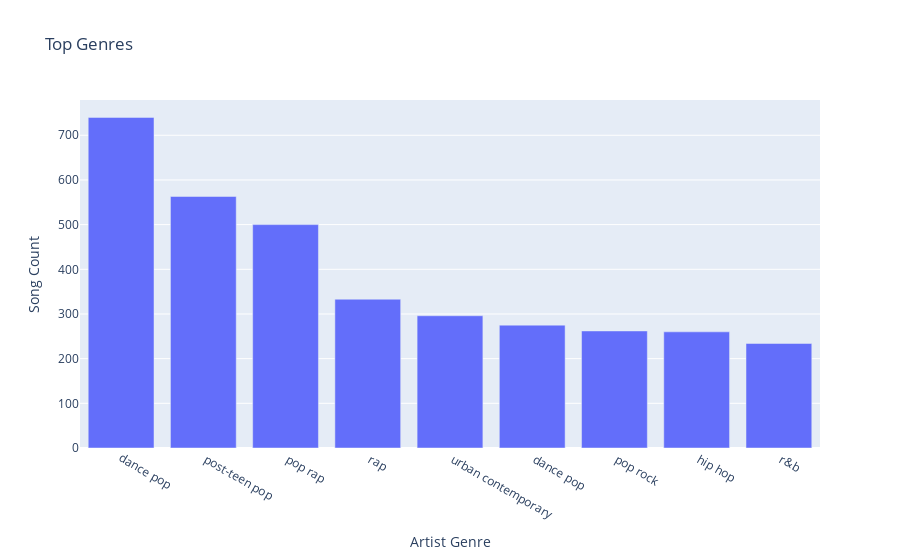

The notebook cell saved with this chart:
### Markdown cell above
# Sorted Bar Chart Viz

### Code cell
line_copy = top_songs.copy()

# The most popular genres throughout the years
# - With selection feature/slider feature for year
#   - Be able to select different time frames
#   - "Select all" option
# - Display top 10 genres sorted by the count
#Put all the genres into dictionary
genres = dict()
line_copy['artist_genre'] = line_copy['artist_genre'].apply(lambda x : x.replace('[', ''))
line_copy['artist_genre'] = line_copy['artist_genre'].apply(lambda x : x.replace(']', ''))
line_copy['artist_genre'] = line_copy['artist_genre'].apply(lambda x : x.replace("'", ''))
line_copy['artist_genre'] = line_copy['artist_genre'].apply(lambda x : x.split(','))
for lst in line_copy['artist_genre']:
    
    for genre in lst:
        if genre in genres:
            genres[genre] += 1
        else:
            genres[genre] = 1
top_genres_keys = sorted(genres, key=genres.get, reverse=True)[1:10]
top_genres_values = [genres[key] for key in top_genres_keys]

fig = px.bar(x=top_genres_keys, y=top_genres_values, title = 'Top Genres', labels={'x':'Artist Genre', 'y':'Song Count'})
fig

### Figure 1 — Plotly figure (JSON) as saved in the notebook; plotly's stock layout.template omitted (floating-point values rounded to 4 significant figures)
{"data": [{"alignmentgroup": "True", "hovertemplate": "Artist Genre=%{x}<br>Song Count=%{y}<extra></extra>", "legendgroup": "", "marker": {"color": "#636efa"}, "name": "", "offsetgroup": "", "orientation": "v", "showlegend": false, "textposition": "auto", "type": "bar", "x": ["dance pop", " post-teen pop", " pop rap", " rap", " urban contemporary", " dance pop", " pop rock", " hip hop", " r&b"], "xaxis": "x", "y": [740, 563, 500, 333, 296, 275, 262, 260, 234], "yaxis": "y"}], "layout": {"barmode": "relative", "legend": {"tracegroupgap": 0}, "title": {"text": "Top Genres"}, "xaxis": {"anchor": "y", "domain": [0, 1], "title": {"text": "Artist Genre"}}, "yaxis": {"anchor": "x", "domain": [0, 1], "title": {"text": "Song Count"}}}}
